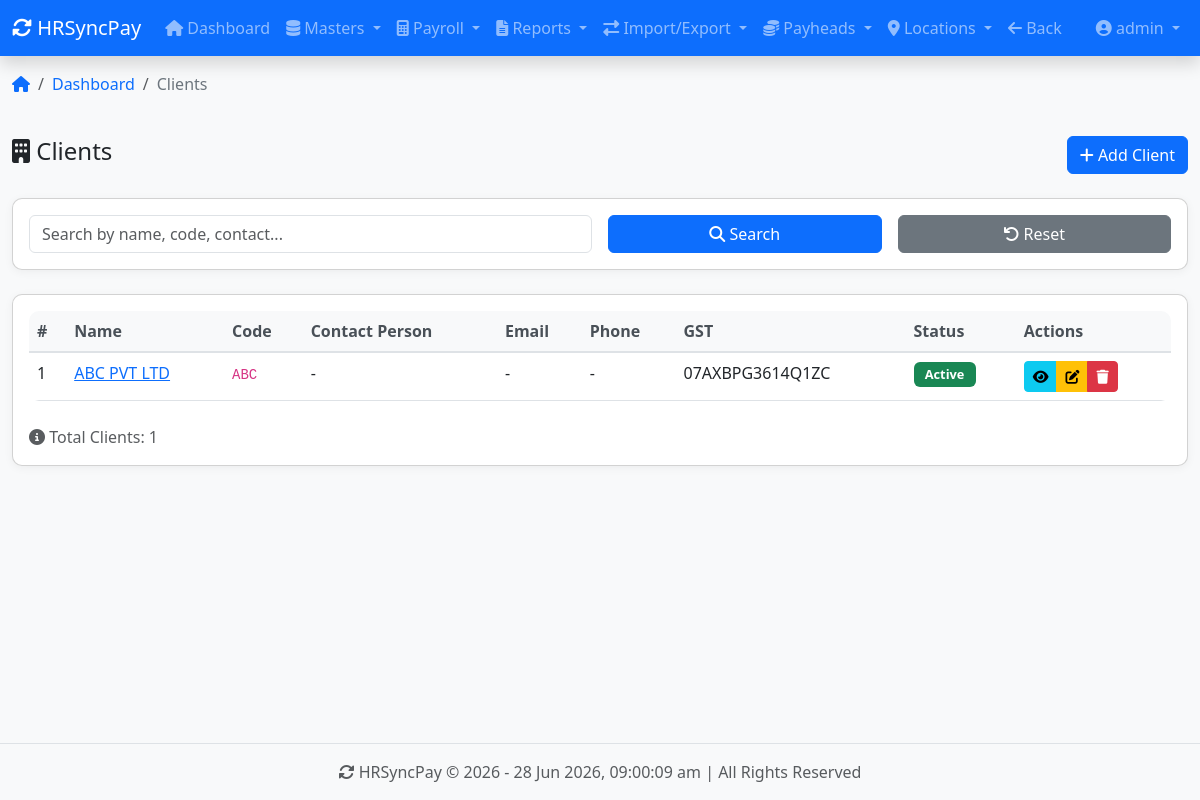
/clients/ (signed in), run on an earlier commit of the app's database.
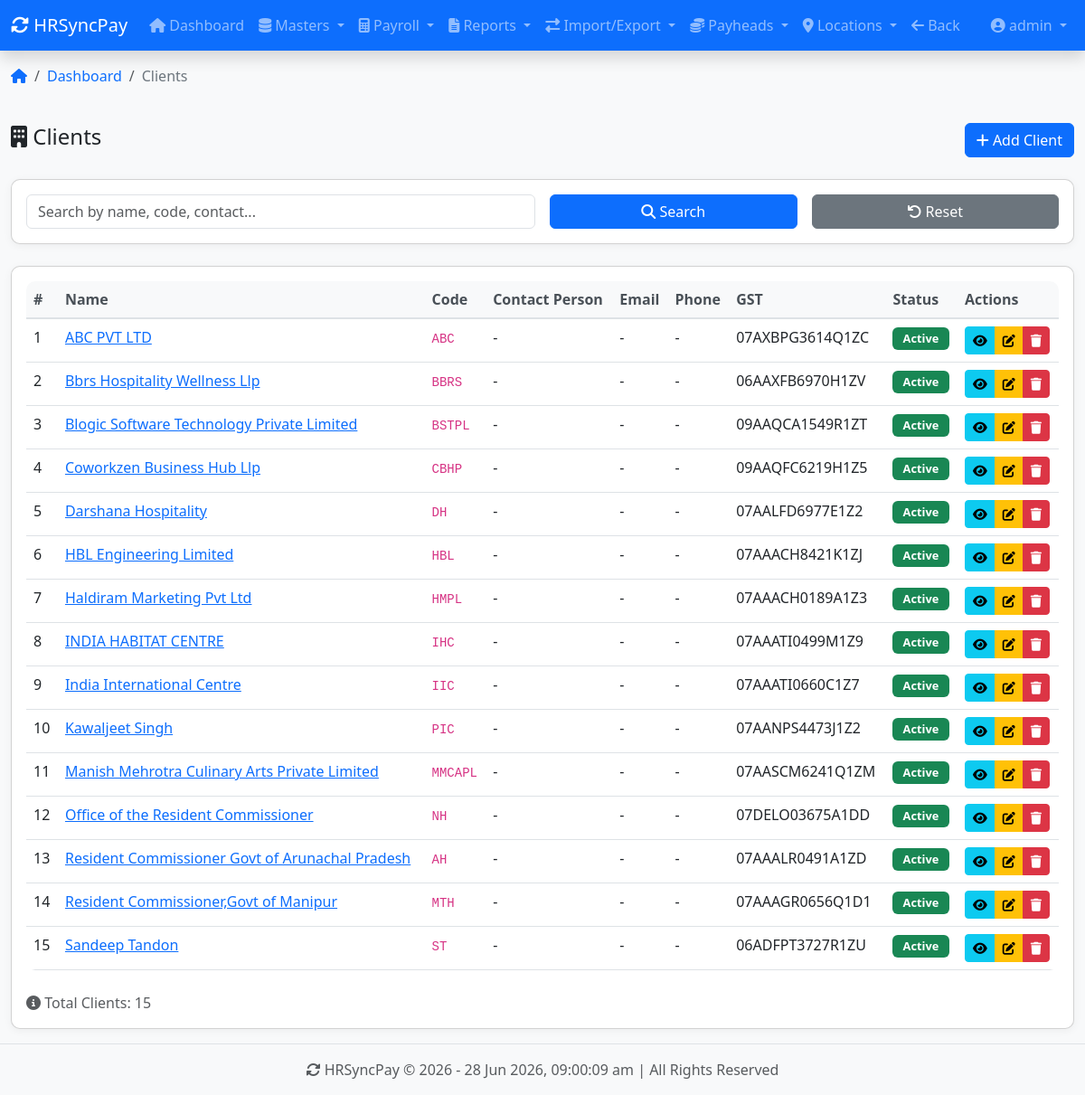
And on a later commit of the database.
### apps/accounts/models.py (models this page shows, shortened)
class User(AbstractUser):
    ROLE_CHOICES = [
        ('ADMIN', 'Admin'),
        ('DATA_ENTRY', 'Data Entry'),
        ('VIEWER', 'Viewer'),
    ]
    role = models.CharField(max_length=20, choices=ROLE_CHOICES, default='VIEWER')
    phone = models.CharField(max_length=15, blank=True)
    employee_code = models.CharField(max_length=20, unique=True, blank=True, null=True)
    profile_picture = models.ImageField(upload_to='profile_pictures/', null=True, blank=True)
    class Meta:
        db_table = 'accounts_user'

### apps/clients/models.py (models this page shows, shortened)
class Client(models.Model):
    name = models.CharField(max_length=200, unique=True)
    code = models.CharField(max_length=20, unique=True)
    address = models.TextField(blank=True)
    city = models.CharField(max_length=100, blank=True)
    state = models.CharField(max_length=100, blank=True)
    pincode = models.CharField(max_length=6, blank=True)
    country = models.CharField(max_length=100, default='India')
    locations = models.JSONField(default=list, blank=True, help_text="List of client locations")
    contact_person = models.CharField(max_length=100, blank=True, null=True)
    contact_email = models.EmailField(blank=True, null=True)
    contact_phone = models.CharField(max_length=15, blank=True, null=True)
    website = models.URLField(blank=True, null=True)
    gst_number = models.CharField(max_length=15, blank=True, null=True)
    gst_state = models.CharField(max_length=50, blank=True, null=True, help_text="GST State for IGST/CGST calculation")
    pan_number = models.CharField(max_length=10, blank=True, null=True)
    auto_billing_enabled = models.BooleanField(
        default=False,
        help_text="Enable auto billing for this client"
    )
    commission_type = models.CharField(
        max_length=20,
        choices=[
            ('PERCENTAGE', 'Percentage'),
            ('FIXED', 'Fixed Amount'),
            ('NONE', 'None'),
        ],
        default='NONE',
        help_text="Commission calculation type (only if auto billing enabled)"
    )
    commission_rate = models.DecimalField(
        max_digits=10,
        decimal_places=2,
        default=0.00,
        help_text="Commission rate (in % or fixed amount)"
    )
    service_charge = models.DecimalField(
        max_digits=5,
        decimal_places=2,
        default=0.00,
        help_text="Additional service charge (%)"
    )
    payment_terms = models.IntegerField(default=30)
    credit_limit = models.DecimalField(max_digits=12, decimal_places=2, default=0.00)
    is_active = models.BooleanField(default=True)
    notes = models.TextField(blank=True, null=True)
    created_at = models.DateTimeField(auto_now_add=True)
    updated_at = models.DateTimeField(auto_now=True)
    class Meta:
        ordering = ['name']
        verbose_name = 'Client'
        verbose_name_plural = 'Clients'

### apps/clients/views.py (the view)
# urls.py: path('', views.client_list, name='client_list'),
@login_required
def client_list(request):
    clients = Client.objects.all().order_by('name')
    search = request.GET.get('search')
    if search:
        clients = clients.filter(
            Q(name__icontains=search) |
            Q(code__icontains=search) |
            Q(contact_person__icontains=search)
        )
    paginator = Paginator(clients, 20)
    page_number = request.GET.get('page')
    page_obj = paginator.get_page(page_number)
    context = {
        'page_obj': page_obj,  # ✅ यह सही है - इसमें client.id होगा
        'search': search,
        'total_clients': clients.count(),
    }
    return render(request, 'clients/client_list.html', context)

### templates/clients/client_list.html (shortened to what this page needs)
{% extends 'base.html' %}
{% load static %}
{% block breadcrumb %}
    <li class="breadcrumb-item"><a href="{% url 'core:dashboard' %}">Dashboard</a></li>
    <li class="breadcrumb-item active">Clients</li>
{% endblock %}
{% block content %}
<div class="d-flex justify-content-between align-items-center mb-4">
    <h4><i class="fas fa-building"></i> Clients</h4>
    <div>
        <a href="{% url 'clients:client_create' %}" class="btn btn-primary">
            <i class="fas fa-plus"></i> Add Client
        </a>
    </div>
</div>
<div class="card mb-4">
    <div class="card-body">
        <form method="get" class="row g-3">
            <div class="col-md-6">
                <input type="text" name="search" class="form-control"
                       placeholder="Search by name, code, contact..."
                       value="{{ search|default:'' }}">
            </div>
            <div class="col-md-3">
                <button type="submit" class="btn btn-primary w-100">
                    <i class="fas fa-search"></i> Search
                </button>
            </div>
            <div class="col-md-3">
                <a href="{% url 'clients:client_list' %}" class="btn btn-secondary w-100">
                    <i class="fas fa-undo"></i> Reset
                </a>
            </div>
        </form>
    </div>
</div>
<div class="card">
    <div class="card-body">
        <div class="table-responsive">
            <table class="table table-hover">
                <thead>
                    <tr>
                        <th>#</th>
                        <th>Name</th>
                        <th>Code</th>
                        <th>Contact Person</th>
                        <th>Email</th>
                        <th>Phone</th>
                        <th>GST</th>
                        <th>Status</th>
                        <th>Actions</th>
                    </tr>
                </thead>
                <tbody>
                    {% for client in page_obj %}
                    <tr>
                        <td>{{ forloop.counter }}</td>
                        <td>
                            <a href="{% url 'clients:client_detail' client.id %}">
                                {{ client.name }}
                            </a>
                        </td>
                        <td><code>{{ client.code }}</code></td>
                        <td>{{ client.contact_person|default:"-" }}</td>
                        <td>{{ client.contact_email|default:"-" }}</td>
                        <td>{{ client.contact_phone|default:"-" }}</td>
                        <td>{{ client.gst_number|default:"-" }}</td>
                        <td>
                            {% if client.is_active %}
                                <span class="badge bg-success">Active</span>
                            {% else %}
                                <span class="badge bg-danger">Inactive</span>
                            {% endif %}
                        </td>
                        <td>
                            <div class="btn-group" role="group">
                                <a href="{% url 'clients:client_detail' client.id %}"
                                   class="btn btn-sm btn-info" title="View">
                                    <i class="fas fa-eye"></i>
                                </a>
                                <a href="{% url 'clients:client_edit' client.id %}"
                                   class="btn btn-sm btn-warning" title="Edit">
                                    <i class="fas fa-edit"></i>
                                </a>
                                <a href="{% url 'clients:client_delete' client.id %}"
                                   class="btn btn-sm btn-danger" title="Delete">
                                    <i class="fas fa-trash"></i>
                                </a>
                            </div>
                        </td>
                    </tr>
                    {% endfor %}
                </tbody>
            </table>
        </div>
        <div class="text-muted mt-2">
            <i class="fas fa-info-circle"></i> Total Clients: {{ total_clients }}
        </div>
    </div>
</div>
{% endblock %}

### templates/base.html (shortened to what this page needs)
<!DOCTYPE html>
<html lang="en">
<head>
    <link href="https://cdn.jsdelivr.net/npm/bootstrap@5.3.0/dist/css/bootstrap.min.css" rel="stylesheet">
    <link href="https://cdnjs.cloudflare.com/ajax/libs/font-awesome/6.4.0/css/all.min.css" rel="stylesheet">
    {% load static %}
    <link href="{% static 'css/custom.css' %}" rel="stylesheet">
</head>
<body>
    <nav class="navbar navbar-expand-lg navbar-dark bg-primary shadow">
        <div class="container-fluid">
            <a class="navbar-brand" href="{% url 'core:dashboard' %}">
                <i class="fas fa-sync-alt fa-spin"></i> HRSyncPay
            </a>
            <div class="collapse navbar-collapse" id="navbarNav">
                <ul class="navbar-nav me-auto">
                    <li class="nav-item">
                        <a class="nav-link" href="{% url 'core:dashboard' %}">
                            <i class="fas fa-home"></i> Dashboard
                        </a>
                    </li>
                    <li class="nav-item dropdown">
                        <a class="nav-link dropdown-toggle" href="#" id="mastersDropdown" role="button" data-bs-toggle="dropdown">
                            <i class="fas fa-database"></i> Masters
                        </a>
                    </li>
                    <li class="nav-item dropdown">
                        <a class="nav-link dropdown-toggle" href="#" id="payrollDropdown" role="button" data-bs-toggle="dropdown">
                            <i class="fas fa-calculator"></i> Payroll
                        </a>
                    </li>
                    <li class="nav-item dropdown">
                        <a class="nav-link dropdown-toggle" href="#" id="reportsDropdown" role="button" data-bs-toggle="dropdown">
                            <i class="fas fa-file-alt"></i> Reports
                        </a>
                    </li>
                    <li class="nav-item dropdown">
                        <a class="nav-link dropdown-toggle" href="#" id="importExportDropdown" role="button" data-bs-toggle="dropdown">
                            <i class="fas fa-exchange-alt"></i> Import/Export
                        </a>
                    </li>
                    <li class="nav-item dropdown">
                        <a class="nav-link dropdown-toggle" href="#" id="payheadsDropdown" role="button" data-bs-toggle="dropdown">
                            <i class="fas fa-coins"></i> Payheads
                        </a>
                    </li>
                    <li class="nav-item dropdown">
                        <a class="nav-link dropdown-toggle" href="#" id="locationsDropdown" role="button" data-bs-toggle="dropdown">
                            <i class="fas fa-map-marker-alt"></i> Locations
                        </a>
                    </li>
                    <li class="nav-item">
                        <a class="nav-link" href="javascript:history.back()">
                            <i class="fas fa-arrow-left"></i> Back
                        </a>
                    </li>
                </ul>
                <ul class="navbar-nav">
                    <li class="nav-item dropdown">
                        <a class="nav-link dropdown-toggle" href="#" id="userDropdown" role="button" data-bs-toggle="dropdown">
                            <i class="fas fa-user-circle"></i>
                            {{ user.get_full_name|default:user.username }}
                        </a>
                    </li>
                </ul>
            </div>
        </div>
    </nav>
    <div class="container-fluid mt-2">
        <nav aria-label="breadcrumb">
            <ol class="breadcrumb">
                <li class="breadcrumb-item">
                    <a href="{% url 'core:dashboard' %}"><i class="fas fa-home"></i></a>
                </li>
                {% block breadcrumb %}{% endblock %}
            </ol>
        </nav>
    </div>
    <div class="container-fluid">
        <div class="row">
            {% if show_sidebar|default:False %}
                <div class="col-md-3 col-lg-2 d-md-block bg-light sidebar">
                    <div class="position-sticky pt-3">
                        <ul class="nav flex-column">
                            <li class="nav-header">Navigation</li>
                            <li class="nav-item">
                                <a class="nav-link" href="{% url 'core:dashboard' %}">
                                    <i class="fas fa-home"></i> Dashboard
                                </a>
                            </li>
                            <li class="nav-item">
                                <a class="nav-link" href="{% url 'employees:employee_list' %}">
                                    <i class="fas fa-users"></i> Employees
                                </a>
                            </li>
                            <li class="nav-item">
                                <a class="nav-link" href="{% url 'clients:client_list' %}">
                                    <i class="fas fa-building"></i> Clients
                                </a>
                            </li>
                            <li class="nav-item">
                                <a class="nav-link" href="{% url 'company:company_list' %}">
                                    <i class="fas fa-building"></i> Companies
                                </a>
                            </li>
                            <li class="nav-item">
                                <a class="nav-link" href="{% url 'locations:location_list' %}">
                                    <i class="fas fa-map-marker-alt"></i> Locations
                                </a>
                            </li>
                            <li class="nav-item">
                                <a class="nav-link" href="{% url 'payheads:payhead_list' %}">
                                    <i class="fas fa-list"></i> Payheads
                                </a>
                            </li>
                            {% block sidebar %}{% endblock %}
                        </ul>
                    </div>
                </div>
                <div class="col-md-9 col-lg-10">
                    {% if messages %}
                        {% for message in messages %}
                            <div class="alert alert-{{ message.tags }} alert-dismissible fade show" role="alert">
                                <i class="fas fa-{% if message.tags == 'success' %}check-circle{% elif message.tags == 'error' %}exclamation-circle{% elif message.tags == 'warning' %}exclamation-triangle{% else %}info-circle{% endif %}"></i>
                                {{ message }}
                                <button type="button" class="btn-close" data-bs-dismiss="alert"></button>
                            </div>
                        {% endfor %}
                    {% endif %}
                    <main class="py-3">
                        {% block sidebar_content %}
                        {% endblock sidebar_content %}
                    </main>
                </div>
            {% else %}
                <div class="col-12">
                    <main class="py-3">
                        {% block content %}
                        {% endblock content %}
                    </main>
                </div>
            {% endif %}
        </div>
    </div>
    <footer class="footer mt-auto py-3 bg-light border-top">
        <div class="container-fluid text-center">
            <span class="text-muted">
                <i class="fas fa-sync-alt"></i> HRSyncPay &copy; {% now "Y" %} -
                <span id="current-time"></span> | All Rights Reserved
            </span>
        </div>
    </footer>
</body>
</html>

### static/css/custom.css (style rules this page uses)
body { min-height: 100vh; display: flex; flex-direction: column; background-color: #f8f9fa; }
main { flex: 1; }
.card { border-radius: 10px; box-shadow: 0 2px 10px rgba(0,0,0,0.05); transition: all 0.3s ease; }
.table { background-color: #fff; border-radius: 10px; overflow: hidden; }
.table thead th { background-color: #f8f9fa; border-bottom: 2px solid #dee2e6; font-weight: 600; color: #495057; }
.badge { font-size: 0.8rem; padding: 0.4rem 0.7rem; }
.breadcrumb { background-color: transparent; padding: 0.5rem 0; }
.breadcrumb-item a { color: #0d6efd; text-decoration: none; }
.breadcrumb-item.active { color: #6c757d; }

What changed in the data, as far as the page shows it:
added Client: name "Bbrs Hospitality Wellness Llp", code "BBRS", contact_person "-", contact_email "-", contact_phone "-", gst_number "06AAXFB6970H1ZV", is_active "Active"
added Client: name "Blogic Software Technology Private Limited", code "BSTPL", contact_person "-", contact_email "-", contact_phone "-", gst_number "09AAQCA1549R1ZT", is_active "Active"
added Client: name "Coworkzen Business Hub Llp", code "CBHP", contact_person "-", contact_email "-", contact_phone "-", gst_number "09AAQFC6219H1Z5", is_active "Active"
added Client: name "Darshana Hospitality", code "DH", contact_person "-", contact_email "-", contact_phone "-", gst_number "07AALFD6977E1Z2", is_active "Active"
added Client: name "HBL Engineering Limited", code "HBL", contact_person "-", contact_email "-", contact_phone "-", gst_number "07AAACH8421K1ZJ", is_active "Active"
added Client: name "Haldiram Marketing Pvt Ltd", code "HMPL", contact_person "-", contact_email "-", contact_phone "-", gst_number "07AAACH0189A1Z3", is_active "Active"
added Client: name "INDIA HABITAT CENTRE", code "IHC", contact_person "-", contact_email "-", contact_phone "-", gst_number "07AAATI0499M1Z9", is_active "Active"
added Client: name "India International Centre", code "IIC", contact_person "-", contact_email "-", contact_phone "-", gst_number "07AAATI0660C1Z7", is_active "Active"
added Client: name "Kawaljeet Singh", code "PIC", contact_person "-", contact_email "-", contact_phone "-", gst_number "07AANPS4473J1Z2", is_active "Active"
added Client: name "Manish Mehrotra Culinary Arts Private Limited", code "MMCAPL", contact_person "-", contact_email "-", contact_phone "-", gst_number "07AASCM6241Q1ZM", is_active "Active"
added Client: name "Office of the Resident Commissioner", code "NH", contact_person "-", contact_email "-", contact_phone "-", gst_number "07DELO03675A1DD", is_active "Active"
added Client: name "Resident Commissioner Govt of Arunachal Pradesh", code "AH", contact_person "-", contact_email "-", contact_phone "-", gst_number "07AAALR0491A1ZD", is_active "Active"
added Client: name "Resident Commissioner,Govt of Manipur", code "MTH", contact_person "-", contact_email "-", contact_phone "-", gst_number "07AAAGR0656Q1D1", is_active "Active"
added Client: name "Sandeep Tandon", code "ST", contact_person "-", contact_email "-", contact_phone "-", gst_number "06ADFPT3727R1ZU", is_active "Active"
Also different on the page:
{{ total_clients }}: "1" → "15"
